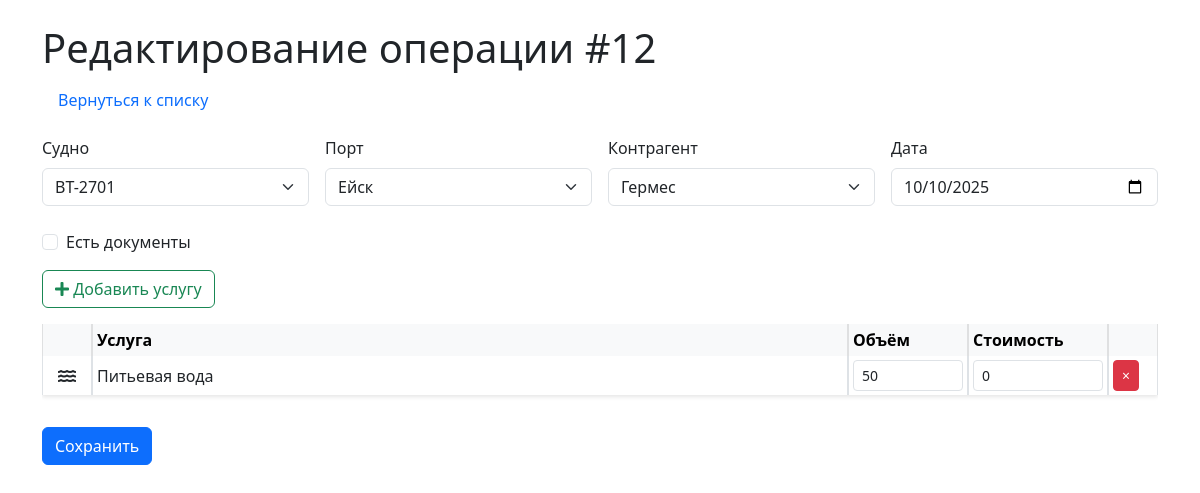
The app's page /edit/12 with its own data.
### models/schemas.py (models this page shows)
class Operation(Base):
    __tablename__ = "operations"
    id = Column(Integer, primary_key=True, index=True)
    ship_id = Column(Integer, ForeignKey("ships.id"))
    port_id = Column(Integer, ForeignKey("ports.id"))
    contractor_id = Column(Integer, ForeignKey("contractors.id"))
    date = Column(Date)
    has_documents = Column(Boolean, default=False)
    document_path = Column(String, nullable=True)
    ship = relationship("Ship")
    port = relationship("Port")
    contractor = relationship("Contractor")
    items = relationship("OperationItem", back_populates="operation", cascade="all, delete-orphan")

class Ship(Base):
    __tablename__ = "ships"
    id = Column(Integer, primary_key=True, index=True)
    name = Column(String, unique=True, index=True)

class Port(Base):
    __tablename__ = "ports"
    id = Column(Integer, primary_key=True, index=True)
    name = Column(String, unique=True, index=True)

class Contractor(Base):
    __tablename__ = "contractors"
    id = Column(Integer, primary_key=True, index=True)
    name = Column(String, unique=True, index=True)

class Item(Base):
    __tablename__ = "items"
    id = Column(Integer, primary_key=True, index=True)
    name = Column(String, unique=True, index=True)

### routers/operations.py (the view)
@router.get("/edit/{operation_id}", response_class=HTMLResponse)
async def edit_form(operation_id: int, request: Request, db: Session = Depends(get_db)):
    operation = db.query(Operation).filter(Operation.id == operation_id).first()
    if not operation:
        raise HTTPException(status_code=404, detail="Операция не найдена")
    ships = db.query(Ship).all()
    ports = db.query(Port).all()
    contractors = db.query(Contractor).all()
    items = db.query(Item).all()
    items_dict = [{"id": item.id, "name": item.name} for item in items]
    today = date.today().isoformat()  # Формат YYYY-MM-DD
    item_assocs = [
        {"item_id": op.item_id, "name": op.item.name, "volume": op.volume, "cost": op.cost}
        for op in operation.items
    ]
    return templates.TemplateResponse("edit.html", {
        "request": request,
        "operation": operation,
        "ships": ships,
        "ports": ports,
        "contractors": contractors,
        "items": items_dict,
        "today": today,
        "item_assocs": item_assocs
    })

### templates/edit.html (shortened to what this page needs)
<!DOCTYPE html>
<html lang="ru">
<head>
    <link href="/static/css/styles.css" rel="stylesheet">
    <link href="https://cdn.jsdelivr.net/npm/bootstrap@5.3.0/dist/css/bootstrap.min.css" rel="stylesheet">
    <link href="https://cdnjs.cloudflare.com/ajax/libs/font-awesome/5.15.4/css/all.min.css" rel="stylesheet">
</head>
<body>
    <div class="container mt-4">
        <h1>Редактирование операции #{{ operation.id }}</h1>
        <nav class="nav mb-3">
            <a class="nav-link" href="/">Вернуться к списку</a>
        </nav>
        <form method="post" id="operationForm">
            <div class="row g-3 mb-4">
                <div class="col-md-3">
                    <label for="ship_id" class="form-label">Судно</label>
                    <select class="form-select" id="ship_id" name="ship_id" required>
                        {% for ship in ships %}
                        <option value="{{ ship.id }}" {% if ship.id == operation.ship_id %}selected{% endif %}>{{ ship.name }}</option>
                        {% endfor %}
                    </select>
                </div>
                <div class="col-md-3">
                    <label for="port_id" class="form-label">Порт</label>
                    <select class="form-select" id="port_id" name="port_id" required>
                        {% for port in ports %}
                        <option value="{{ port.id }}" {% if port.id == operation.port_id %}selected{% endif %}>{{ port.name }}</option>
                        {% endfor %}
                    </select>
                </div>
                <div class="col-md-3">
                    <label for="contractor_id" class="form-label">Контрагент</label>
                    <select class="form-select" id="contractor_id" name="contractor_id" required>
                        {% for contractor in contractors %}
                        <option value="{{ contractor.id }}" {% if contractor.id == operation.contractor_id %}selected{% endif %}>{{ contractor.name }}</option>
                        {% endfor %}
                    </select>
                </div>
                <div class="col-md-3">
                    <label for="date" class="form-label">Дата</label>
                    <input type="date" class="form-control" id="date" name="date" value="{{ operation.date }}" required>
                </div>
            </div>
            <div class="mb-3 form-check">
                <input type="checkbox" class="form-check-input" id="has_documents" name="has_documents" {% if operation.has_documents %}checked{% endif %}>
                <label for="has_documents" class="form-check-label">Есть документы</label>
            </div>
            <button type="button" class="btn btn-outline-success mb-3" data-bs-toggle="modal" data-bs-target="#addItemModal">
                <i class="fas fa-plus"></i> Добавить услугу
            </button>
            <div class="table-responsive">
                <table class="table table-sm table-bordered" id="itemsTable">
                    <thead class="table-light">
                        <tr>
                            <th style="width: 50px"></th>
                            <th>Услуга</th>
                            <th style="width: 120px">Объём</th>
                            <th style="width: 140px">Стоимость</th>
                            <th style="width: 50px"></th>
                        </tr>
                    </thead>
                    <tbody>
                    </tbody>
                </table>
            </div>
            <button type="submit" class="btn btn-primary mt-3">Сохранить</button>
        </form>
    </div>
    <div class="modal fade" id="addItemModal" tabindex="-1">
        <div class="modal-dialog modal-lg">
            <div class="modal-content">
                <div class="modal-body">
                    <div class="row row-cols-2 row-cols-md-3 g-3">
                        {% for item in items %}
                        <div class="col">
                            <button type="button" class="btn btn-outline-primary w-100 text-start p-3 item-btn"
                                    data-item-id="{{ item.id }}"
                                    data-item-name="{{ item.name }}"
                                    onclick="addItemToTable({{ item.id }}, '{{ item.name }}')">
                                <div class="d-flex align-items-center gap-2">
                                    <div style="font-size: 1.5rem">
                                        {% if item.name == 'Питьевая вода' %}
                                        <i class="fas fa-water"></i>
                                        {% elif item.name == 'Хозфекальные воды' %}
                                        <i class="fas fa-tint-slash"></i>
                                        {% elif item.name == 'Шлам' %}
                                        <i class="fas fa-industry"></i>
                                        {% elif item.name == 'Бытовой мусор' %}
                                        <i class="fas fa-trash"></i>
                                        {% elif item.name == 'Пластик' %}
                                        <i class="fas fa-recycle"></i>
                                        {% elif item.name == 'Пищевые отходы' %}
                                        <i class="fas fa-utensils"></i>
                                        {% elif item.name == 'Кулинарный жир' %}
                                        <i class="fas fa-oil-can"></i>
                                        {% elif item.name == 'Эксплуатационные отходы' %}
                                        <i class="fas fa-tools"></i>
                                        {% elif item.name == 'Электронные отходы' %}
                                        <i class="fas fa-bolt"></i>
                                        {% elif item.name == 'Агентское вознаграждение' %}
                                        <i class="fas fa-handshake"></i>
                                        {% elif item.name == 'Опломбировка' %}
                                        <i class="fas fa-lock"></i>
                                        {% elif item.name == 'Ходовое время' %}
                                        <i class="fas fa-clock"></i>
                                        {% else %}
                                        <i class="fas fa-question"></i>
                                        {% endif %}
                                    </div>
                                </div>
                            </button>
                        </div>
                        {% endfor %}
                    </div>
                </div>
            </div>
        </div>
    </div>
</body>
</html>

### static/css/styles.css (style rules this page uses)
body { font-family: Arial, sans-serif; }
.table { border-collapse: separate; border-spacing: 0; box-shadow: 0 2px 4px rgba(0, 0, 0, 0.1); }
.table th, .table td { vertical-align: middle; }
.table th { background-color: #f8f9fa; }
.container { max-width: 1200px; }

### records on screen
Operation: id "12", ship_id "ВТ-2701", port_id "Ейск", contractor_id "Гермес", date "10/10/2025"
Item: name "Питьевая вода" (drawn)
